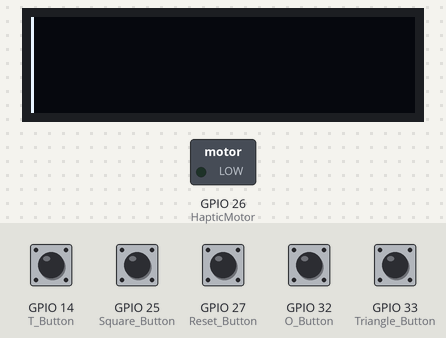
The sketch below on a simulated ESP32. On the bench: 128×32 one-colour display, switched loads named in the sketch (green lamp = pin HIGH). Inputs (shaded band) come from the test bench; at power-on: GPIO 14 (T_Button), GPIO 25 (Square_Button), GPIO 27 (Reset_Button), GPIO 32 (O_Button), GPIO 33 (Triangle_Button) LOW. WiFi joins after 1.5 s; servers stay silent unless stated; the ROS host is connected and sends only what is stated; what the sketch prints to the serial monitor is not drawn.

Above: at 0.1 s.
At 0.6 s:
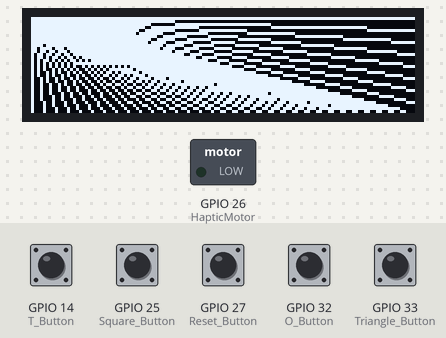
At 1.4 s:
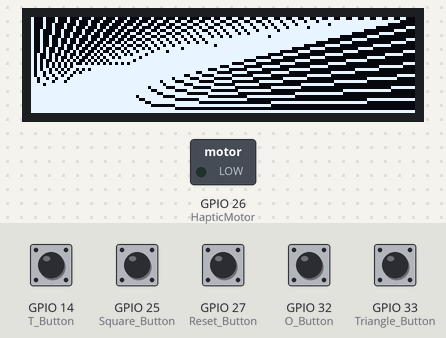
At 1.9 s:
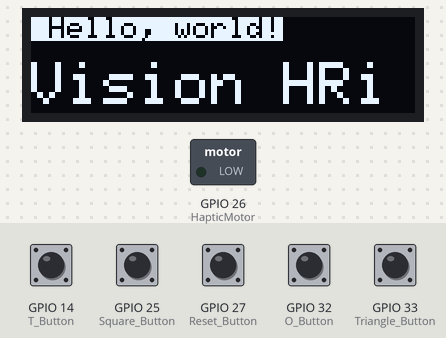
At 5.0 s:
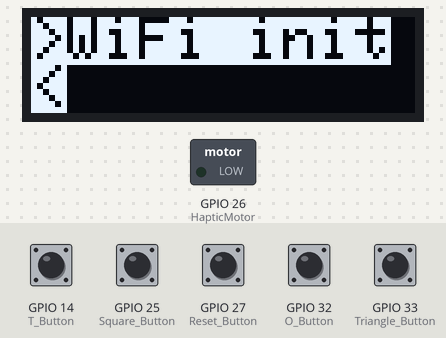
At 6.6 s:
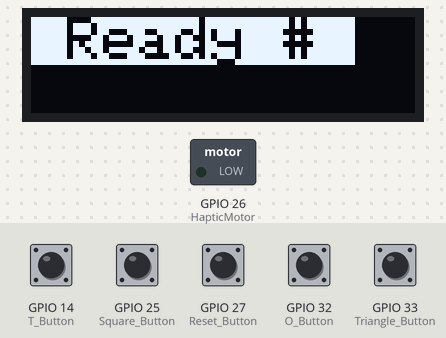

Measured:
- what the display in image 2 shows lasts 0.5 s, from 1.4 s to 1.9 s
- what the display in image 3 shows lasts 3.0 s, from 1.9 s to 4.9 s
- what the display in image 4 shows lasts 1.5 s, from 4.9 s to 6.4 s

The sketch:

pointer_final.ino
```cpp
#define ROSSERIAL_ARDUINO_TCP
#include "WiFi.h"
#include <ros.h>
#include <Wire.h>
#include <Adafruit_GFX.h>
#include <Adafruit_SSD1306.h>
#include <std_msgs/Byte.h>
#include <geometry_msgs/Twist.h>

// Server settings
IPAddress server(192, 168, 80, 239); //192, 168, 48, 239, 32 for Madhan // 192, 168, 133, 239 for Ronak
uint16_t serverPort = 11411;
const char*  ssid = "Madhan";
const char*  password = "123456789";

//OLED
#define SCREEN_WIDTH 128 // OLED display width, in pixels
#define SCREEN_HEIGHT 32 // OLED display height, in pixels
#define OLED_RESET     -1 // Reset pin # (or -1 if sharing Arduino reset pin)
#define SCREEN_ADDRESS 0x3C //0x3D for 128x64, 0x3C for 128x32
Adafruit_SSD1306 display(SCREEN_WIDTH, SCREEN_HEIGHT, &Wire, OLED_RESET);

//Esp-pins
#define T_Button 14 //Input_pulldown
#define Square_Button 25
#define Triangle_Button 33
#define O_Button 32
#define Reset_Button 27
#define HapticMotor 26  //DAC // two i2c devices connencted on scl & sda

//Interrupt flags
byte Flag = 0;

// ISR
void IRAM_ATTR T_ButtonISR(){Flag = 1;}
void IRAM_ATTR Square_ButtonISR(){Flag = 2;}
void IRAM_ATTR Triangle_ButtonISR(){Flag = 3;}
void IRAM_ATTR O_ButtonISR(){Flag = 4;}
void IRAM_ATTR Reset_ButtonISR(){Flag = 5;}


void feedback_cb( const geometry_msgs::Twist& velocity_msg){

    //T_acknowledgment();// subscriber callback
}
void setupWiFi()
{
   WiFi.begin(ssid, password);
   while (WiFi.status() != WL_CONNECTED) { Setuptext(); }
   Disconnected();
   Serial.print("SSID: ");
   Serial.println(WiFi.SSID());
   Serial.print("IP:   ");
   Serial.println(WiFi.localIP());

}

ros::NodeHandle  nh;
std_msgs::Byte trigger_msg;
ros::Publisher pointer_node("pointer_triggers", &trigger_msg );
ros::Subscriber<geometry_msgs::Twist> sub("/turtle1/cmd_vel", &feedback_cb );
void setup()
{
    Serial.begin(115200);
    if(!display.begin(SSD1306_SWITCHCAPVCC, SCREEN_ADDRESS)) { // SSD1306_SWITCHCAPVCC = generate display voltage
    Serial.println(F("SSD1306 allocation failed"));
    for(;;); // Don't proceed, loop forever
    }
    Start_animation();
    VisionHRItext();
    setupWiFi();
    nh.getHardware()->setConnection(server, serverPort);
    nh.initNode();
    nh.advertise(pointer_node);
    nh.subscribe(sub);
    //Esp pinMode
    pinMode(T_Button, INPUT_PULLDOWN);
    pinMode(Square_Button, INPUT_PULLDOWN);
    pinMode(Triangle_Button, INPUT_PULLDOWN);
    pinMode(O_Button, INPUT_PULLDOWN);
    pinMode(Reset_Button, INPUT_PULLDOWN);
    pinMode(HapticMotor, OUTPUT);
    //Interrupt config
    attachInterrupt(T_Button, T_ButtonISR, FALLING);
    attachInterrupt(Square_Button, Square_ButtonISR, FALLING);
    attachInterrupt(Triangle_Button, Triangle_ButtonISR, FALLING);
    attachInterrupt(O_Button, O_ButtonISR, FALLING);
    attachInterrupt(Reset_Button, Reset_ButtonISR, FALLING);
}

void loop(){
  while (WiFi.status() == WL_CONNECTED) {
    while (nh.connected()) {
      switch(Flag) {
        case 1:
          trigger_msg.data = 1;
          pointer_node.publish(&trigger_msg);
          Flag = 0;
          delay(1000);
          break;
        case 2:
          trigger_msg.data = 2;
          pointer_node.publish(&trigger_msg);
          Flag = 0;
          delay(1000);
          break;
        case 3:
          trigger_msg.data = 3;
          pointer_node.publish(&trigger_msg);
          Flag = 0;
          delay(1000);
          break;
        case 4:
          trigger_msg.data = 4;
          pointer_node.publish(&trigger_msg);
          Flag = 0;
          delay(1000);
          break;
        case 5:
          trigger_msg.data = 5;
          pointer_node.publish(&trigger_msg);
          Flag = 0;
          delay(1000);
          break;
      }
      nh.spinOnce();
      delay(100);
      Readydisp();
    }
    nh.spinOnce();
    delay(10);
    Disconnected();
  }
  Setuptext();
}
// Display functions
void Start_animation() {
  int16_t i;
  display.clearDisplay(); // Clear display buffer
  for(i=0; i<display.width(); i+=4) {
    display.drawLine(0, 0, i, display.height()-1, SSD1306_WHITE);
    display.display(); // Update screen with each newly-drawn line
    delay(1);
  }
  for(i=0; i<display.height(); i+=4) {
    display.drawLine(0, 0, display.width()-1, i, SSD1306_WHITE);
    display.display();
    delay(1);
  }
  delay(250);
  display.clearDisplay();
  for(i=0; i<display.width(); i+=4) {
    display.drawLine(0, display.height()-1, i, 0, SSD1306_WHITE);
    display.display();
    delay(1);
  }
  for(i=display.height()-1; i>=0; i-=4) {
    display.drawLine(0, display.height()-1, display.width()-1, i, SSD1306_WHITE);
    display.display();
    delay(1);
  }
  delay(500);
}

void VisionHRItext() {
  display.clearDisplay();
  display.setTextSize(1);             // Normal 1:1 pixel scale
  display.setTextColor(SSD1306_BLACK, SSD1306_WHITE); // Draw 'inverse' text
  display.setCursor(0,0);             // Start at top-left corner
  display.println(F(" Hello, world!"));

  display.setTextSize(2);             // Draw 2X-scale text
  display.setTextColor(SSD1306_WHITE);
  display.setCursor(0,15);
  display.println(F("Vision HRi"));
  display.display();
  delay(3000);

}
void Setuptext(){
  display.clearDisplay();
  display.setTextSize(2);
  display.setTextColor(SSD1306_BLACK, SSD1306_WHITE);
  display.setCursor(0, 0);
  display.println(F(">WiFi init<"));
  display.display();
}
void Readydisp(){
  display.clearDisplay();
  display.setTextSize(2);
  display.setTextColor(SSD1306_BLACK, SSD1306_WHITE);
  display.setCursor(0, 0);
  display.println(F(" Ready # "));
  display.display();
}
void T_pressed(){
  display.clearDisplay();
  display.setTextSize(2);
  display.setCursor(0, 0);
  display.println(F(" Selected "));
  display.display();
}
void T_acknowledgment(){
  display.clearDisplay();
  display.setTextSize(2);
  display.setCursor(0, 0);
  display.println(F(" Recieved "));
  display.display();
  delay(1000);
}
void Disconnected(){
  display.clearDisplay();
  display.setTextSize(2);
  display.setTextColor(SSD1306_BLACK, SSD1306_WHITE);
  display.setCursor(0, 0);
  display.println(F(" >ROS init<"));
  display.display();

}
```
